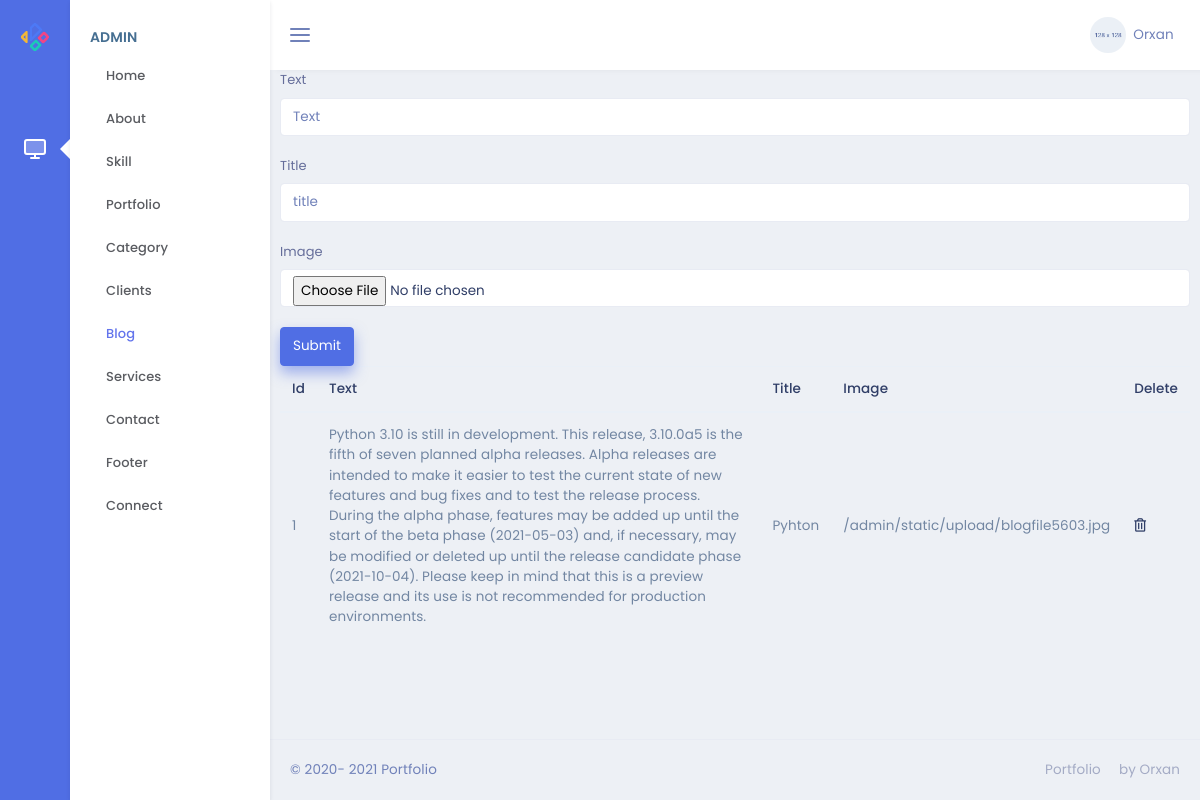
The page /admin/blog on the database its author committed.
### models.py (models this page shows)
class Blog(db.Model):
    id=db.Column(db.Integer,primary_key=True)
    text=db.Column(db.String(50),nullable=False)
    title=db.Column(db.String(50))
    image=db.Column(db.String)
    time=db.Column(db.DateTime)

### admin/routes.py (the view, shortened to what this page needs)
@admin.route('/blog' , methods=["POST","GET"])
def blog():
    blg=Blog.query.all()
    return render_template('admin/Blog/blog.html',blg=blg)

### admin/templates/admin/Blog/blog.html
{% extends "admin/base.html" %}
{% block content %}
<form action="/admin/blog" method="POST"   enctype="multipart/form-data">
    <div class="form-group">
        <label for="text">Text</label>
        <input type="text" class="form-control" name="text" id="text" placeholder="Text">
    </div>
    <div class="form-group">
        <label for="title">Title</label>
        <input type="text" class="form-control" name="title" id="title" placeholder="title">
    </div>
    <div class="form-group">
        <label for="image">Image</label>
        <input type="file" class="form-control" name="image" id="image" placeholder="image">
    </div>
    <button type="submit" class="btn btn-primary">Submit</button>
</form>
<table class="table">
    <thead>
        <tr>
            <th scope="col">Id</th>
            <th scope="col">Text</th>
            <th scope="col">Title</th>
            <th scope="col">Image</th>
            <th scope="col">Delete</th>
        </tr>
    </thead>
    <tbody>
        {% for i in blg %}
        <tr>
            <td>{{i.id}}</td>
            <td>{{i.text}}</td>
            <td>{{i.title}}</td>
            <td>{{i.image}}</td>
            <td><a href="/admin/blog/{{i.id}}"><i class="far fa-trash-alt"></i></a></td>
        </tr>
        {% endfor %}
        </tbody>
</table>
{% endblock %}

### rows shown on the page
Blog: id "1", text "Python 3.10 is still in development. This release, 3.10.0a5 is the fifth of seven planned alpha releases. Alpha releases are intended to make it easier to test the current state of new features and bug fixes and to test the release process. During the alpha phase, features may be added up until the start of the beta phase (2021-05-03) and, if necessary, may be modified or deleted up until the release candidate phase (2021-10-04). Please keep in mind that this is a preview release and its use is not recommended for production environments.", title "Pyhton", image "/admin/static/upload/blogfile5603.jpg"
